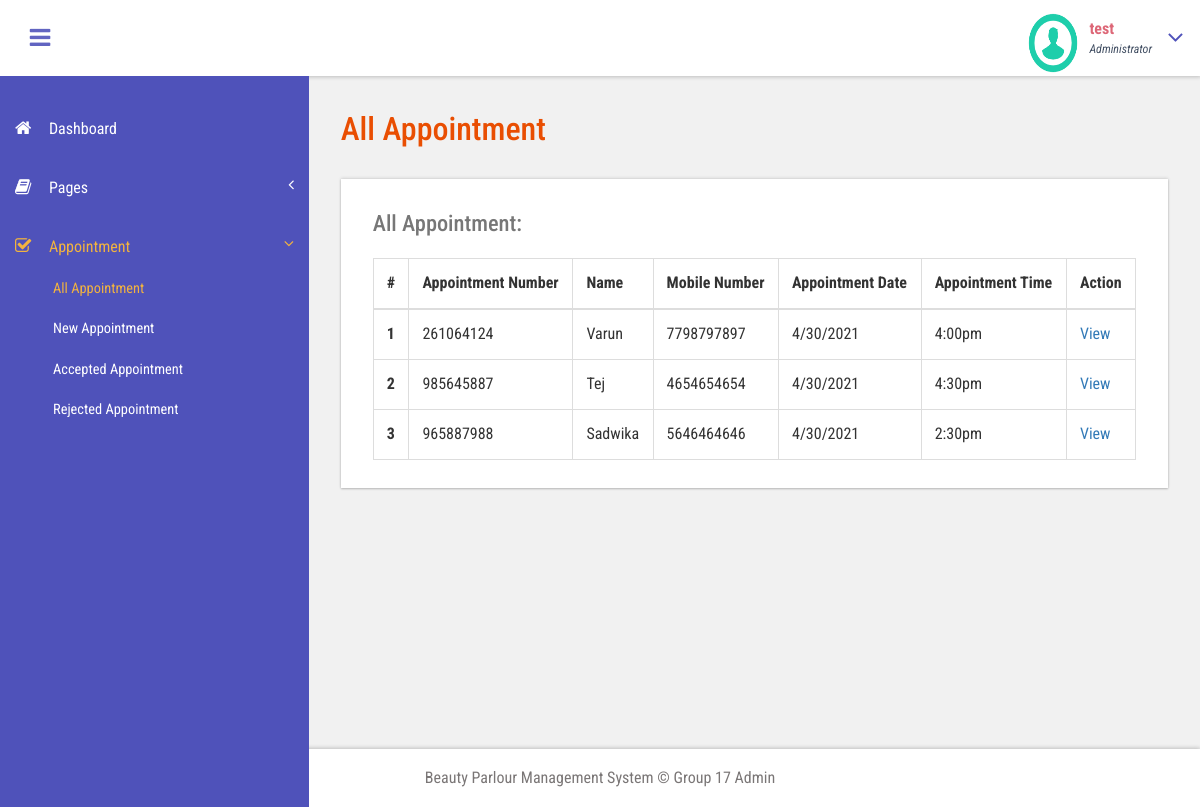
Page /admin/all-appointment.php (signed in) on the committed database.
### tables this page shows
CREATE TABLE `tblappointment` (
  `ID` int(10) NOT NULL,
  `AptNumber` varchar(80) DEFAULT NULL,
  `Name` varchar(120) DEFAULT NULL,
  `Email` varchar(120) DEFAULT NULL,
  `PhoneNumber` bigint(11) DEFAULT NULL,
  `AptDate` varchar(120) DEFAULT NULL,
  `AptTime` varchar(120) DEFAULT NULL,
  `Services` varchar(120) DEFAULT NULL,
  `ApplyDate` timestamp NULL DEFAULT current_timestamp(),
  `Remark` varchar(250) NOT NULL,
  `Status` varchar(50) NOT NULL,
  `RemarkDate` timestamp NOT NULL DEFAULT '0000-00-00 00:00:00' ON UPDATE current_timestamp()
);

### admin/all-appointment.php (the view, shortened to what this page needs)
<?php
include('includes/dbconnection.php');
if (strlen($_SESSION['bpmsaid']==0)) {
  header('location:logout.php');
  } else{
  ?>
<!DOCTYPE HTML>
<html>
<head>
<link href="css/bootstrap.css" rel='stylesheet' type='text/css' />
<link href="css/style.css" rel='stylesheet' type='text/css' />
<link href="css/font-awesome.css" rel="stylesheet">
<link href="css/animate.css" rel="stylesheet" type="text/css" media="all">
<link href="css/custom.css" rel="stylesheet">
</head>
<body class="cbp-spmenu-push">
	<div class="main-content">
		 <?php include_once('includes/sidebar.php');?>
		 <?php include_once('includes/header.php');?>
		<div id="page-wrapper">
			<div class="main-page">
				<div class="tables">
					<h3 class="title1">All Appointment</h3>
					<div class="table-responsive bs-example widget-shadow">
						<h4>All Appointment:</h4>
						<table class="table table-bordered"> <thead> <tr> <th>#</th> <th> Appointment Number</th> <th>Name</th><th>Mobile Number</th> <th>Appointment Date</th><th>Appointment Time</th><th>Action</th> </tr> </thead> <tbody>
<?php
$ret=mysqli_query($con,"select *from  tblappointment");
$cnt=1;
while ($row=mysqli_fetch_array($ret)) {
?>
						 <tr> <th scope="row"><?php echo $cnt;?></th> <td><?php  echo $row['AptNumber'];?></td> <td><?php  echo $row['Name'];?></td><td><?php  echo $row['PhoneNumber'];?></td><td><?php  echo $row['AptDate'];?></td> <td><?php  echo $row['AptTime'];?></td> <td><a href="view-appointment.php?viewid=<?php echo $row['ID'];?>">View</a></td> </tr>   <?php
$cnt=$cnt+1;
}?></tbody> </table>
					</div>
				</div>
			</div>
		</div>
		 <?php include_once('includes/footer.php');?>
</body>
</html>
<?php }  ?>

### admin/includes/header.php (shortened to what this page needs)
<div class="sticky-header header-section ">
      <div class="header-left">
        <button id="showLeftPush"><i class="fa fa-bars"></i></button>
          <div class="clearfix"> </div>
        </div>
        <div class="profile_details">
        <?php
$adid=$_SESSION['bpmsaid'];
$ret=mysqli_query($con,"select AdminName from tbladmin where ID='$adid'");
$row=mysqli_fetch_array($ret);
$name=$row['AdminName'];
?>
          <ul>
            <li class="dropdown profile_details_drop">
              <a href="#" class="dropdown-toggle" data-toggle="dropdown" aria-expanded="false">
                <div class="profile_img">
                  <span class="prfil-img"><img src="images/download (1).png" alt="" width="50" height="60"> </span>
                  <div class="user-name">
                    <p><?php echo $name; ?></p>
                    <span>Administrator</span>
                  </div>
                  <i class="fa fa-angle-down lnr"></i>
                  <div class="clearfix"></div>
                </div>
              </a>
            </li>
          </ul>
        </div>
        <div class="clearfix"> </div>
      </div>
    </div>

### admin/css/style.css (style rules this page uses)
h4, h5, h6, h1, h2, h3 { margin: 0; }
ul, ol { margin: 0; }
p { margin: 0; }
html, body { font-family: 'Roboto Condensed', sans-serif; font-size: 100%; overflow-x: hidden; background: #fff; }
body a { transition: 0.5s all ease; -webkit-transition: 0.5s all ease; -moz-transition: 0.5s all ease; -o-transition: 0.5s all ease; -ms-transition: 0.5s all ease; text-decoration:none; }
h1,h2,h3,h4,h5,h6 { margin:0; }
p { margin:0; }
ul,label { margin:0; padding:0; }
.main-content { position: relative; }
.sticky-header { position: fixed; top: 0; left:0px; width: 100%; z-index: 100; }
.header-section { background:#FFF; box-shadow: 1px 1px 4px rgba(0, 0, 0, 0.21); -webkit-box-shadow: 1px 1px 4px rgba(0, 0, 0, 0.21); -moz-box-shadow: 1px 1px 4px rgba(0, 0, 0, 0.21); -o-box-shadow: 1px 1px 4px rgba(0, 0, 0, 0.21); }
.header-section::after { clear: both; display: block; content: ''; }
.header-left { float: left; width: 45%; }
button#showLeftPush { font-size: 1.5em; width: 80px; padding: 0.87em 0; text-align: center; cursor: pointer; float: left; color: #6F6F6F; -moz-transition: all 0.2s ease-out 0s; -webkit-transition: all 0.2s ease-out 0s; transition: all 0.2s ease-out 0s; border: none; background-color: #fff; outline:none; }
.cbp-spmenu-push { overflow-x: hidden; position: relative; }
.cbp-spmenu, .cbp-spmenu-push { -webkit-transition: all 0.3s ease; -moz-transition: all 0.3s ease; transition: all 0.3s ease; }
.cbp-spmenu-push div#page-wrapper { margin: 0 0 0 19.3em; transition:.5s all; -webkit-transition:.5s all; -moz-transition:.5s all; }
.fa { display: inline-block; font-family: FontAwesome; font-style: normal; font-weight: normal; line-height: 1; -webkit-font-smoothing: antialiased; -moz-osx-font-smoothing: grayscale; }
.profile_details { float: right; }
.profile_details_drop a.dropdown-toggle { display:block; padding: 0.8em 3em 0 2em; }
.profile_img span.prfil-img { float:left; }
.user-name { float:left; margin-top:8px; margin-left:11px; height:35px; }
.profile_details ul li { list-style-type:none; position:relative; }
.profile_details li a i.fa.lnr { position: absolute; top: 34%; right: 8%; color: #4F52BA; font-size: 1.6em; }
.user-name p { font-size:1em; color:#DD6777; line-height:1em; font-weight:700; }
.user-name span { font-size: .75em; font-style: italic; color: #424f63; font-weight: normal; margin-top: .3em; }
.widget-shadow { background-color: #fff; box-shadow: 0 -1px 3px rgba(0,0,0,.12),0 1px 2px rgba(0,0,0,.24); -webkit-box-shadow: 0 -1px 3px rgba(0,0,0,.12),0 1px 2px rgba(0,0,0,.24); -moz-box-shadow: 0 -1px 3px rgba(0,0,0,.12),0 1px 2px rgba(0,0,0,.24); }
h3.title1 { font-size: 2em; color: #e94e02; margin-bottom: 0.8em; }
.table > thead > tr > th, .table > tbody > tr > th, .table > tfoot > tr > th, .table > thead > tr > td, .table > tbody > tr > td, .table > tfoot > tr > td { border-top: none; }
.tables h4 { font-size: 1.4em; margin-bottom: 1em; color: #777777; }
.tables .panel-body ,.tables .bs-example { padding: 2em 2em 0.5em; }
.tables .table > thead > tr > th, .tables .table > tbody > tr > th, .tables .table > tfoot > tr > th, .tables .table > thead > tr > td, .tables .table > tbody > tr > td, .tables .table > tfoot > tr > td { padding: 13px; border-top: 1px solid #E0E0E0; }
.bs-example { margin-top: 2em; }

### admin/css/custom.css (style rules this page uses)
#page-wrapper { padding:7em 2em 2.5em; background-color: #F1F1F1; }

### rows in the picture
tblappointment: AptNumber "261064124", Name "Varun", PhoneNumber "7798797897", AptDate "4/30/2021", AptTime "4:00pm"
tblappointment: AptNumber "985645887", Name "Tej", PhoneNumber "4654654654", AptDate "4/30/2021", AptTime "4:30pm"
tblappointment: AptNumber "965887988", Name "Sadwika", PhoneNumber "5646464646", AptDate "4/30/2021", AptTime "2:30pm"

### other values in the picture
$name "test"
